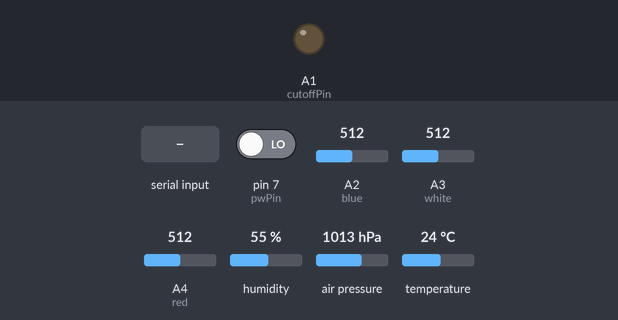
A sketch run on a simulated Arduino Uno, built with avr-gcc and run on an emulated ATmega328P. On the bench: output pins drawn as LEDs (lit = HIGH). Inputs (shaded band) come from the test bench; at power-on: pin 7 (pwPin) LOW, A2 (blue) = 512, A3 (white) = 512, A4 (red) = 512, humidity 55 %, air pressure 1013 hPa, temperature 24 °C. What the sketch prints to the serial monitor is not drawn.

Above: at 1.2 s.
1.3 s: "c" received over Serial
At 2.8 s:
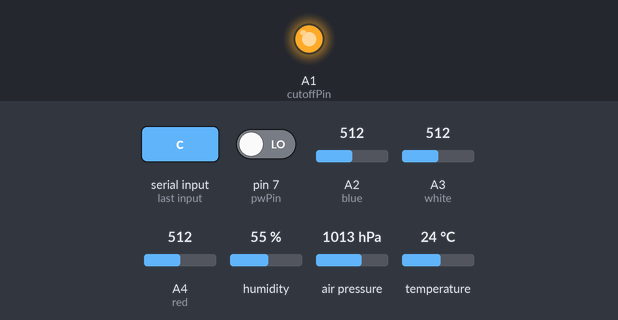
Timing chart, 0 to 4.6 s (numbered marks = the images above; inputs shaded):
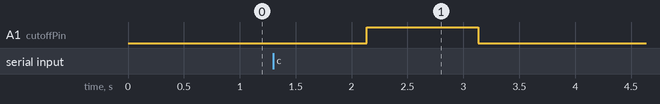

The sketch:

pressure_rangefinder_cutoff.ino
```cpp
#include <Adafruit_BME280.h>

#include <ArduinoJson.h>
#include <Wire.h>
#include <SPI.h>
#include <Adafruit_Sensor.h>


const int BAUD_RATE = 9600;

//range finder
const int pwPin = 7;
double pulse;
long rangeFinderTime;
double CM_TIME = 57.874;

//pressure sensor
#define BME_SCK 13
#define BME_MISO 12
#define BME_MOSI 11
#define BME_CS 10

#define SEALEVELPRESSURE_HPA (1013.25)


//Adafruit_BME280 bme; // I2C
Adafruit_BME280 bme(BME_CS); // hardware SPI
//Adafruit_BME280 bme(BME_CS, BME_MOSI, BME_MISO,  BME_SCK);

//cutoff
int cutoffPin = A1;

//aaron individual
int blue = A2;
int white = A3;
int red = A4;
int blueVoltage = 0;
int whiteVoltage = 0;
int redVoltage = 0;


char CUTOFF_SIGNAL = 'c';


void setup() {
  Serial.begin(BAUD_RATE);
  bme.begin();
  pinMode(cutoffPin, OUTPUT);
  pinMode(pwPin, INPUT);
}

void loop() {

  detectSignal();
  //range finder data collection
  pulse = pulseIn(pwPin, HIGH);
  rangeFinderTime = pulseIn(pwPin, HIGH);
  double cm = pulse/CM_TIME;

  //bme280
  double temperature = bme.readTemperature();
  double pressure = bme.readPressure();
  double bme_altitude = bme.readAltitude(SEALEVELPRESSURE_HPA);
  double humidity = bme.readHumidity();

  int blueVoltage = analogRead(blue); // stores voltage read in from blue solar panel
  int whiteVoltage = analogRead(white); // stores voltage read in from white solar panel
  int redVoltage = analogRead(red);

  sendFrequentData(temperature,pressure,bme_altitude, humidity,rangeFinderTime, blueVoltage, whiteVoltage,redVoltage);

   long current_time = millis();
    //wait one second
    while (millis() - current_time < 1000) {
      detectSignal();
    }
}

void detectSignal() {
  char piInput = Serial.read();
  if (piInput == 'c') {
    cutoff();
  }
}

void sendFrequentData(double temperature, double pressure, double bme_altitude, double humidity, double rangeFinderTime, int blue, int white, int red) {
    StaticJsonBuffer<200> jsonBuffer;
    JsonObject& root = jsonBuffer.createObject();
    root["exterior_temperature"] = temperature;
    root["exterior_humidity"] = humidity;
    root["exterior_pressure"] = double_with_n_digits(pressure, 5);
    root["estimated_altitude"] = bme_altitude;
    root["sound_time"] = rangeFinderTime;
    root["white_voltage"] = white;
    root["red_voltage"] = red;
    root["blue_voltage"] = blue;
    char buffer[256];
    root.printTo(buffer, sizeof(buffer));
    Serial.println(buffer);
}

void cutoff() {
  analogWrite(cutoffPin, 255);
  delay(1000);
  analogWrite(cutoffPin, 0);
}
```

Measured:
- after the input at 1.3 s, A1 (cutoffPin): LOW → HIGH after 0.83 s, → LOW 1.0 s later
